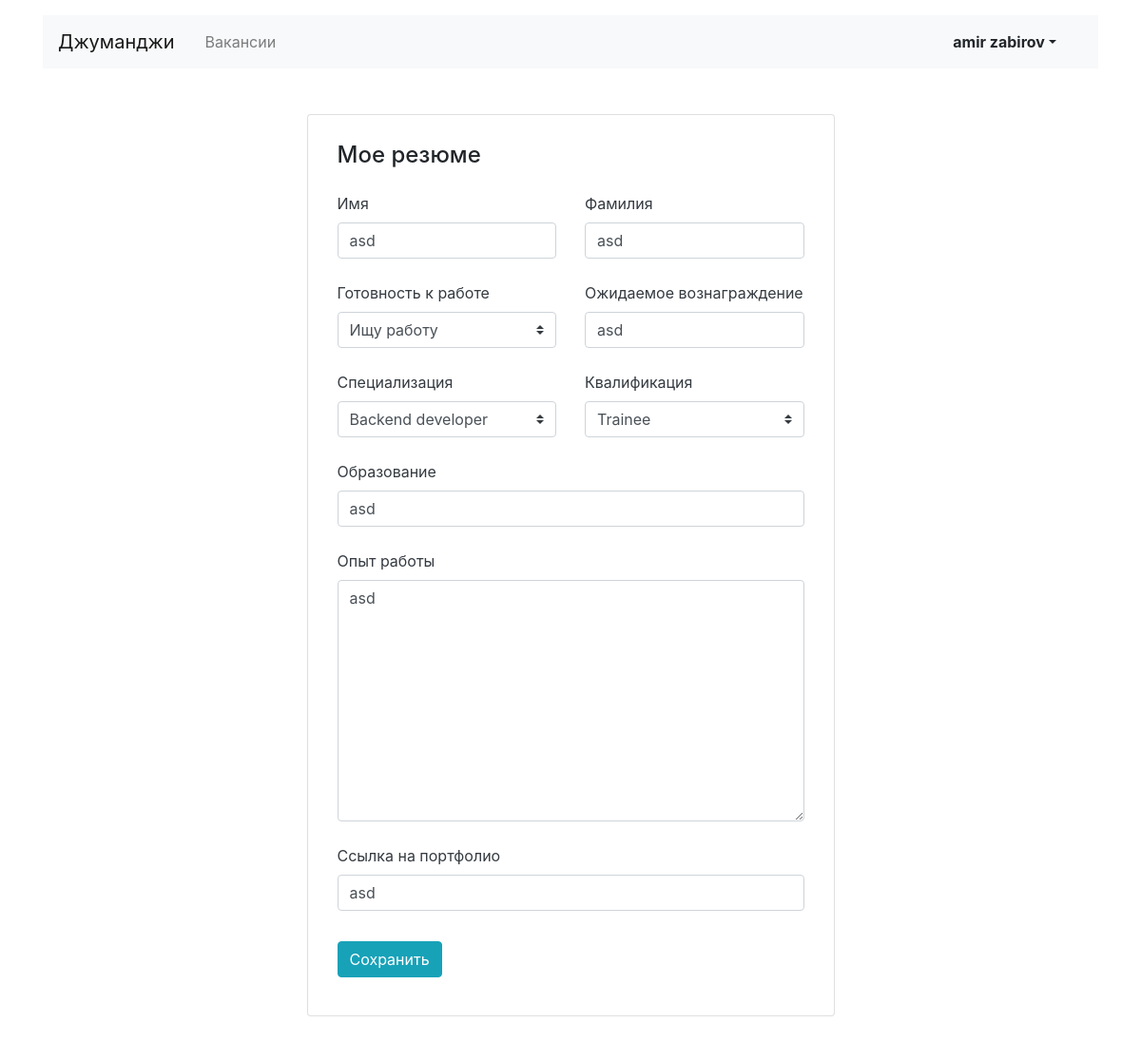
Screenshot of /myresume/edit (signed in) with the database file from the repository.
### job_app/models.py (models this page shows, shortened)
class Resume(models.Model):
    name = models.CharField(max_length=20, verbose_name='Ваше имя')
    surname = models.CharField(max_length=40, verbose_name='Ваша фамилия')
    status = models.CharField(max_length=30, verbose_name='Ваш статус')
    salary = models.CharField(max_length=8, verbose_name='Ваша желаемая зарплата')
    specialty = models.CharField(max_length=64, verbose_name='Ваша специальность')
    grade = models.CharField(max_length=64, verbose_name='Ваш уровень')
    education = models.CharField(max_length=64, verbose_name='Ваше образование')
    experience = models.CharField(max_length=64, verbose_name='Ваш опыт')
    portfolio = models.CharField(max_length=300, verbose_name='Ваше портфолио')
    owner = models.ForeignKey(User, on_delete=models.CASCADE, related_name='resume_owner', null=True, blank=True)

### job_app/views.py (the view, shortened to what this page needs)
# urls.py: path('myresume/edit', login_required(MyResumeEditView.as_view()), name='myresumeedit'),
class MyResumeEditView(View):
    success_message = "Резюме обновлено"
    def get(self, request):
        user = auth.get_user(request)
        resume = None
        resumeform = ResumeForm()
        if Resume.objects.filter(owner_id=user.id):
            resume = Resume.objects.get(owner_id=user.id)
            resumeform = ResumeForm(instance=resume)
        return render(request, 'week4/resume-edit.html', context={'form': resumeform, 'resume': resume})

### job_app/forms.py
class ResumeForm(forms.ModelForm):
    class Meta:
        model = Resume
        fields = ('name', 'surname', 'status', 'salary', 'specialty', 'grade', 'education', 'experience', 'portfolio')
        widgets = {
            'name': forms.TextInput(attrs={'class': 'form-control'}),
            'surname': forms.TextInput(attrs={'class': 'form-control'}),
            'status': forms.Select(attrs={'class': 'custom-select mr-sm-2'}, choices=CHOICES_STATUS),
            'salary': forms.TextInput(attrs={'class': 'form-control'}),
            'specialty': forms.Select(attrs={'class': 'custom-select mr-sm-2'}, choices=CHOICES_SPECIALTY),
            'grade': forms.Select(attrs={'class': 'custom-select mr-sm-2'}, choices=CHOICES_GRADE),
            'education': forms.TextInput(attrs={'class': 'form-control'}),
            'experience': forms.Textarea(attrs={'class': 'form-control'}),
            'portfolio': forms.TextInput(attrs={'class': 'form-control'}),
        }

### job_app/templates/week4/resume-edit.html (shortened to what this page needs)
{% extends 'week3/base.html' %}
{% block container %}
    <main class="container mt-3 pb-5">
        <section class="col-12 col-lg-6 offset-lg-3 mt-5 card">
            <div class="card-body px-3 pb-4">
                <h1 class="h4 pt-2 pb-3">Мое резюме</h1>
                <form method="post" action="{% url 'myresumeedit' %}" class="">
                    <div class="row">
                        <div class="col-12 col-md-6">
                            <div class="form-group pb-2">
                                <label class="mb-2 text-dark" for="userName">Имя</label>
                                {{ form.name }}
                            </div>
                        </div>
                        <div class="col-12 col-md-6">
                            <div class="form-group pb-2">
                                <label class="mb-2 text-dark" for="userSurname">Фамилия</label>
                                {{ form.surname }}
                            </div>
                        </div>
                    </div>
                    <div class="row">
                        <div class="col-12 col-md-6">
                            <div class="form-group pb-2">
                                <label class="mb-2 text-dark" for="userReady">Готовность к работе</label>
                                {{ form.status }}
                            </div>
                        </div>
                        <div class="col-12 col-md-6">
                            <div class="form-group pb-2">
                                <label class="mb-2 text-dark" for="userPortfolio">Ожидаемое вознаграждение</label>
                                {{ form.salary }}
                            </div>
                        </div>
                    </div>
                    <div class="row">
                        <div class="col-12 col-md-6">
                            <div class="form-group pb-2">
                                <label class="mb-2 text-dark" for="userSpecialization">Специализация</label>
                                {{ form.specialty }}
                            </div>
                        </div>
                        <div class="col-12 col-md-6">
                            <div class="form-group pb-2">
                                <label class="mb-2 text-dark" for="userQualification">Квалификация</label>
                                {{ form.grade }}
                            </div>
                        </div>
                    </div>
                    <div class="form-group pb-2">
                        <label class="mb-2 text-dark" for="userEducation">Образование</label>
                        {{ form.education }}
                    </div>
                    <div class="form-group pb-2">
                        <label class="mb-2 text-dark" for="userExperience">Опыт работы</label>
                        {{ form.experience }}
                    </div>
                    <div class="form-group pb-3">
                        <label class="mb-2 text-dark" for="userPortfolio">Ссылка на портфолио</label>
                        {{ form.portfolio }}
                    </div>
                    <div class="form-group">
                        <input type="submit" class="btn btn-info" value="Сохранить">
                    </div>
                </form>
            </div>
        </section>
    </main>
{% endblock %}

### job_app/templates/week3/base.html (shortened to what this page needs)
<!DOCTYPE html>
<html lang="ru">
<head>
  <link rel="stylesheet" href="https://stackpath.bootstrapcdn.com/bootstrap/4.3.1/css/bootstrap.min.css">
</head>
<body>
  <header class="container mt-3">
    <nav class="navbar navbar-expand-lg navbar-light bg-light">
      <a class="navbar-brand mr-4" href="{% url 'main' %}">Джуманджи</a>
      <div class="collapse navbar-collapse justify-content-between" id="navbarNav">
        <ul class="navbar-nav col-10">
          <li class="nav-item">
            <a class="nav-link" href="{% url 'vacancies' %}">Вакансии</a>
          </li>
        </ul>
        <ul class="navbar-nav col-2 justify-content-end">
          <li class="nav-item active">
            {% if request.user.is_authenticated %}
              <button type="button" class="btn dropdown-toggle font-weight-bold" data-toggle="dropdown" aria-haspopup="true" aria-expanded="false">{{ user.first_name }} {{ user.last_name }}</button>
              <div class="dropdown-menu dropdown-menu-right mt-3">
            {% else %}
              <a href="{% url 'login' %}" class="nav-link font-weight-bold">Вход</a>
            {% endif %}</div>
          </li>
        </ul>
      </div>
    </nav>
  </header>
{% block container %}
{% endblock %}
</body>
</html>

### rows the page displays
Resume: name "asd", surname "asd", status "Ищу работу", salary "asd", specialty "Backend developer", grade "Trainee", education "asd", experience "asd", portfolio "asd"

### other values shown
{{ user.first_name }} "amir"
{{ user.last_name }} "zabirov"
